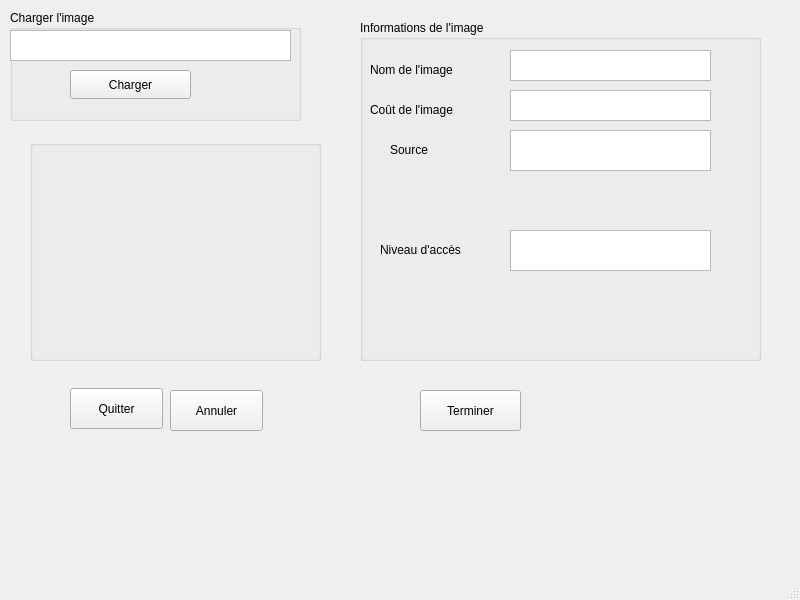
<?xml version="1.0" encoding="UTF-8"?>
<ui version="4.0">
 <class>DatabaseWindow</class>
 <widget class="QMainWindow" name="databaseWindow">
  <property name="geometry">
   <rect>
    <x>0</x>
    <y>0</y>
    <width>800</width>
    <height>600</height>
   </rect>
  </property>
  <property name="windowTitle">
   <string>Ajout dans la base de données</string>
  </property>
  <widget class="QWidget" name="centralwidget">
   <widget class="QGroupBox" name="groupBox">
    <property name="geometry">
     <rect>
      <x>360</x>
      <y>20</y>
      <width>401</width>
      <height>341</height>
     </rect>
    </property>
    <property name="title">
     <string>Informations de l'image</string>
    </property>
    <widget class="QLabel" name="imageNameLabel">
     <property name="geometry">
      <rect>
       <x>10</x>
       <y>40</y>
       <width>111</width>
       <height>20</height>
      </rect>
     </property>
     <property name="text">
      <string>Nom de l'image</string>
     </property>
    </widget>
    <widget class="QLabel" name="imageCostLabel">
     <property name="geometry">
      <rect>
       <x>10</x>
       <y>80</y>
       <width>101</width>
       <height>20</height>
      </rect>
     </property>
     <property name="text">
      <string>Coût de l'image </string>
     </property>
    </widget>
    <widget class="QTextEdit" name="imageNameText">
     <property name="geometry">
      <rect>
       <x>150</x>
       <y>30</y>
       <width>201</width>
       <height>31</height>
      </rect>
     </property>
    </widget>
    <widget class="QLabel" name="imageSourceLabel">
     <property name="geometry">
      <rect>
       <x>30</x>
       <y>120</y>
       <width>63</width>
       <height>20</height>
      </rect>
     </property>
     <property name="text">
      <string>Source</string>
     </property>
    </widget>
    <widget class="QLabel" name="accessLevelLabel">
     <property name="geometry">
      <rect>
       <x>20</x>
       <y>220</y>
       <width>111</width>
       <height>20</height>
      </rect>
     </property>
     <property name="text">
      <string>Niveau d'accès</string>
     </property>
    </widget>
    <widget class="QTextEdit" name="imageCostText">
     <property name="geometry">
      <rect>
       <x>150</x>
       <y>70</y>
       <width>201</width>
       <height>31</height>
      </rect>
     </property>
    </widget>
    <widget class="QTextEdit" name="imageSourceText">
     <property name="geometry">
      <rect>
       <x>150</x>
       <y>110</y>
       <width>201</width>
       <height>41</height>
      </rect>
     </property>
    </widget>
    <widget class="QTextEdit" name="accessLevelText">
     <property name="geometry">
      <rect>
       <x>150</x>
       <y>210</y>
       <width>201</width>
       <height>41</height>
      </rect>
     </property>
    </widget>
   </widget>
   <widget class="QGroupBox" name="imageGroup">
    <property name="geometry">
     <rect>
      <x>10</x>
      <y>10</y>
      <width>291</width>
      <height>111</height>
     </rect>
    </property>
    <property name="title">
     <string>Charger l'image</string>
    </property>
    <widget class="QPushButton" name="loadImageButton">
     <property name="geometry">
      <rect>
       <x>60</x>
       <y>60</y>
       <width>121</width>
       <height>29</height>
      </rect>
     </property>
     <property name="text">
      <string>Charger</string>
     </property>
    </widget>
    <widget class="QTextEdit" name="imagePathText">
     <property name="geometry">
      <rect>
       <x>0</x>
       <y>20</y>
       <width>281</width>
       <height>31</height>
      </rect>
     </property>
    </widget>
   </widget>
   <widget class="QPushButton" name="exitButton">
    <property name="geometry">
     <rect>
      <x>70</x>
      <y>388</y>
      <width>93</width>
      <height>41</height>
     </rect>
    </property>
    <property name="text">
     <string>Quitter</string>
    </property>
   </widget>
   <widget class="QPushButton" name="returnButton">
    <property name="geometry">
     <rect>
      <x>170</x>
      <y>390</y>
      <width>93</width>
      <height>41</height>
     </rect>
    </property>
    <property name="text">
     <string>Annuler</string>
    </property>
   </widget>
   <widget class="QPushButton" name="finishButton">
    <property name="geometry">
     <rect>
      <x>420</x>
      <y>390</y>
      <width>101</width>
      <height>41</height>
     </rect>
    </property>
    <property name="text">
     <string>Terminer</string>
    </property>
   </widget>
   <widget class="QGroupBox" name="groupBox_2">
    <property name="geometry">
     <rect>
      <x>30</x>
      <y>140</y>
      <width>291</width>
      <height>221</height>
     </rect>
    </property>
    <property name="title">
     <string/>
    </property>
   </widget>
  </widget>
  <widget class="QMenuBar" name="menubar">
   <property name="geometry">
    <rect>
     <x>0</x>
     <y>0</y>
     <width>800</width>
     <height>26</height>
    </rect>
   </property>
  </widget>
  <widget class="QStatusBar" name="statusbar"/>
 </widget>
 <resources/>
 <connections/>
</ui>
